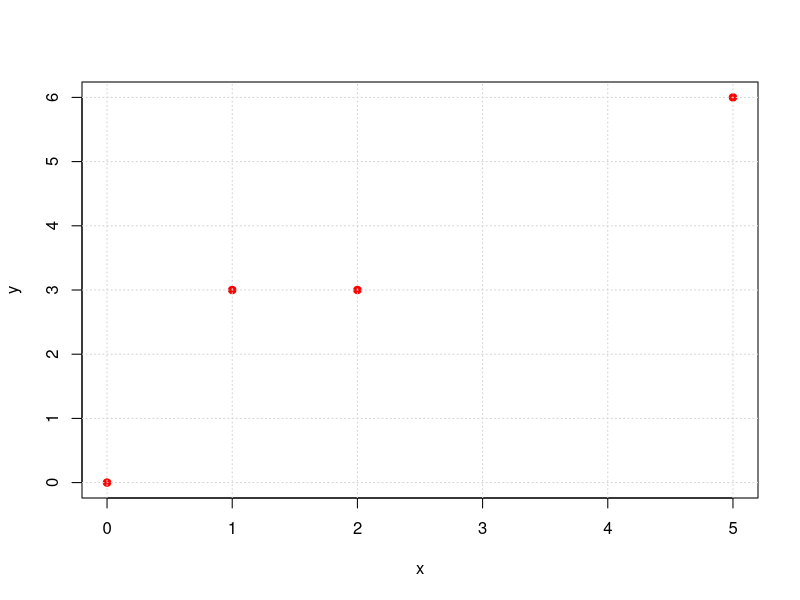

R code for this plot: (Note: this script raises an error after producing the figure.)
# HW6. Problem 4. Modeled after Problem 4.1.8(a) 9(a) and 10(a) in the book

###################### Setting up Points #####################
x = c(0,1,2,5)
y = c(0,3,3,6)

##################### Fitting Function ######################
# This function fits a linear model using least square
# k is the number of degree
# x is the x coordinate of the points
# y is the y coordinate of the points
fitting = function(k=1,x,y){
  plot(x,y,pch=19,col='red')
  grid()
  
  A = matrix(nrow=length(x),ncol=(k+1)) #be aware of the redundancy
  for (i in 0:k)  A[,i+1] = x^(i) # set up A
  print("Condition Number for t(A) %*% A")
  print(Cond(t(A) %*% A))
  
  coeffs = solve(t(A)%*%A, t(A)%*%y) # this x bar, normal equation
  print("polynomial coefficients:")
  print(t(coeffs))
  q = function(z) Horner(coeffs,z) # this is used for ploting 
  xx = seq(x[1]-1,x[length(x)]+1,len=1000)
  lines(xx,q(xx),col='blue')
  
  bhat = A %*% coeffs  # the predicted values 
  r = y - bhat # r: the residuals 
  
  # Squared Error ------------------------------------------------
  print("squared error of the model, SE:")
  SE = t(r) %*% r
  print(c(SE,sqrt(SE)))
  
  # Root mean Squared Error, RMSE --------------------------------
  print("RMSE:")
  RMSE = sqrt(SE/length(r))
  print(c(RMSE))
  
  return(list(coeffs=coeffs, A=A))
}

##################### Calling Fitting Function ##################
fitting(k=1,x=x,y=y) #8(a) line
fitting(k=2,x=x,y=y) #9(a) parabola
fitting(k=3,x=x,y=y) #10(a) degree 3 polynomial

xx = seq(x[1]-1,x[length(x)]+1,len=1000)
yy = Interpolator(xx=x,yy=y,x=xx)
lines(xx,yy,col='green') #10(a) degree 3 interploation

